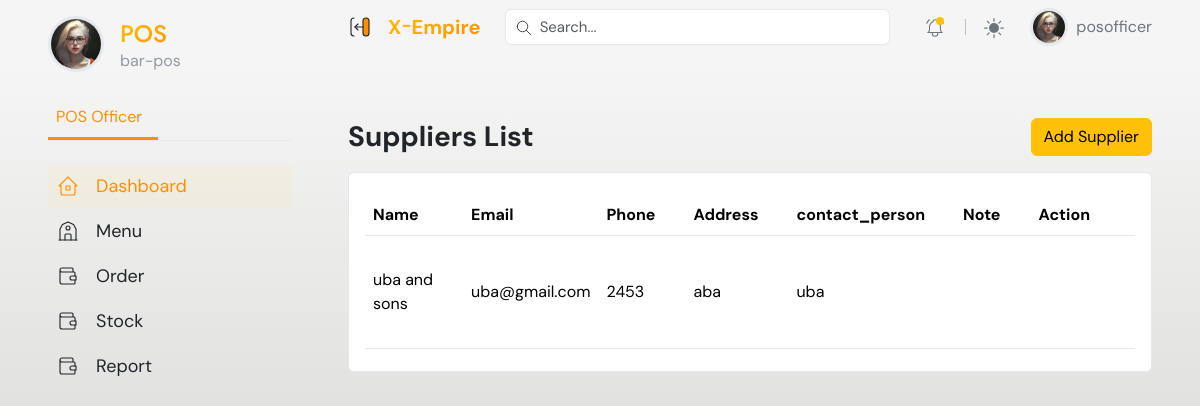
The app's page /inventory/suppliers/ (signed in) with its own data.
### accounts/models.py (models this page shows, shortened)
class User(AbstractUser):
    email = models.EmailField(unique=True)
    phone = models.CharField(max_length=100, null=True, blank=True)
    is_admin = models.BooleanField(default=False)
    is_supervisor = models.BooleanField(default=False)
    is_account_officer = models.BooleanField(default=False)
    is_frontdesk_officer = models.BooleanField(default=False)
    is_pos_officer = models.BooleanField(default=False)
    is_worker = models.BooleanField(default=False)
    active_status = models.BooleanField(default=False)
    t_and_c = models.BooleanField(default=False)

### hrm/models.py (models this page shows, shortened)
class Employee(models.Model):
    WorkerRoles = (
        ('front_desk', 'front_desk'),
        ('pos_staff', 'pos_staff'),
        ('hr_staff', 'hr_ataff'),
        ('manager', 'manager'),
        ('waiter', 'waiter'),
        ('supervisor', 'supervisor'),
        ('potter', 'potter'),
        ('accountant', 'accountant'),
        ('store_keeper', 'store_keeper'),
        ('security', 'security'),
    )
    user = models.OneToOneField(User, on_delete=models.CASCADE, related_name='employee_profile', null=True, blank=True)
    department_location = models.ForeignKey(DepartmentLocation, on_delete=models.CASCADE, related_name='employee_department',blank=True, null=True)
    role = models.CharField(max_length=50, choices=WorkerRoles, null=True, blank=True)
    emergency_contact_name = models.CharField(max_length=255, null=True, blank=True)
    emergency_contact_relationship = models.CharField(max_length=255, null=True, blank=True)
    emergency_contact_phone = models.CharField(max_length=20, null=True, blank=True, )
    skills = models.ManyToManyField('Skill', related_name='employees', blank=True)
    certifications = models.ManyToManyField('Certification', related_name='employees', blank=True)
    contract_type = models.CharField(max_length=50, choices=[('full_time', 'Full-Time'), ('part_time', 'Part-Time'), ('temporary', 'Temporary')], null=True, blank=True)
    contract_start_date = models.DateField(null=True, blank=True)
    contract_end_date = models.DateField(null=True, blank=True)
    contract_renewal_date = models.DateField(null=True, blank=True)

class DepartmentLocation(models.Model):
    department = models.ForeignKey(Department, on_delete=models.CASCADE, related_name='locations')
    name = models.CharField(max_length=100)
    description = models.TextField(blank=True, null=True)
    date_created = models.DateTimeField(auto_now_add=True)
    class Meta:
        unique_together = ('department', 'name')

### inventory/models.py (models this page shows, shortened)
class Supplier(models.Model):
    name = models.CharField(max_length=255)
    contact_person = models.CharField(max_length=255)
    email = models.EmailField(validators=[EmailValidator()], unique=True)
    notes = models.CharField(max_length=200, null=True, blank=True)
    phone = models.CharField(max_length=20)
    address = models.TextField()
    created_at = models.DateTimeField(auto_now_add=True)
    updated_at = models.DateTimeField(auto_now=True)

### inventory/views.py (the view)
# urls.py: path('suppliers/', views.supplier_list, name='supplier_list'),
def supplier_list(request):
    suppliers = Supplier.objects.all()
    form = SupplierForm()
    context =  {
        'suppliers': suppliers,
        'form':form
        }
    return render(request, 'pages/supplier_list.html',context)

### inventory/forms.py
class SupplierForm(forms.ModelForm):
    class Meta:
        model = Supplier
        fields = ['name', 'contact_person', 'email', 'notes', 'phone', 'address']
        widgets = {
            'name': forms.TextInput(attrs={'class': 'form-control', 'placeholder':'Suppliers name',}),
            'email': forms.EmailInput(attrs={'class': 'form-control', 'placeholder':'suppliers Email',}),
            'phone': forms.TextInput(attrs={'class': 'form-control', 'placeholder':'Suppliers Phone',}),
            'address': forms.Textarea(attrs={'class': 'form-control', 'rows': 3, 'placeholder':'suppliers Address',}),
            'contact_person': forms.TextInput(attrs={'class': 'form-control', 'placeholder':'Contact Persons Number',}),
            'notes': forms.Textarea(attrs={'class': 'form-control', 'placeholder':'additional information', 'rows': 2}),
        }

### inventory/templates/pages/supplier_list.html (shortened to what this page needs)
{% extends 'dashboard_base.html' %}
{% load static %}
{% block content %}
    <main class="container-fluid px-0">
        {% if request.user.is_admin %}
            {% include '../partials/menubars/admin_sidebar.html' %}
        {% elif request.user.is_supervisor %}
            {% include '../partials/menubars/supervisor_sidebar.html' %}
        {% elif request.user.is_account_officer %}
            {% include '../partials/menubars/accounting_sidebar.html' %}
        {% elif request.user.is_pos_officer %}
            {% include '../partials/menubars/pos_sidebar.html' %}
        {% else %}
            {% include '../partials/menubars/frontdesk_sidebar.html' %}
        {% endif %}
        <div class="content">
            {% include '../partials/top_header.html' %}
            <div class="px-xl-5 px-lg-4 px-3 py-3 mt-5 page-body">
                <div class="row g-3">
                    <div class="col-sm-12">
                        <div class="d-flex align-items-center justify-content-between flex-wrap">
                            <h3 class="fw-bold mb-0">Suppliers List</h3>
                            <div class="col-auto d-flex w-sm-100">
                                <button type="button" class="btn btn-warning" data-bs-toggle="modal" data-bs-target="#add-supplier">Add Supplier</button>
                            </div>
                        </div>
                    </div>
                    <div class="col-sm-12">
                        <div class="card">
                            <div class="card-body">
                                <table class="table dataTable align-middle table-hover table-body" style="width: 100%;">
                                    <thead>
                                        <tr>
                                            <th>Name</th>
                                            <th>Email</th>
                                            <th>Phone</th>
                                            <th>Address</th>
                                            <th> contact_person</th>
                                            <th>Note</th>
                                            <th>Action</th>
                                        </tr>
                                    </thead>
                                    <tbody>
                                        {% if suppliers %}
                                            {% for supplier in suppliers %}
                                                <tr>
                                                    <td>{{ supplier.name}}</td>
                                                    <td>{{supplier.email }}</td>
                                                    <td>{{ supplier.phone }}</td>
                                                    <td>{{ supplier.address}}</td>
                                                    <td>{{supplier.contact_person }}</td>
                                                    <td>{{ supplier.note }}</td>
                                                    <td>
                                                        <button type="button" class="btn" data-bs-toggle="modal" data-bs-target="#edit-amenity"><i class="fa fa-pencil-square fa-2x"></i></button>
                                                        <a href="#" data-url="{% url 'inventory:supplier_delete' 0 %}" onclick="deleteSupplier(event, {{ supplier.id }})" class="btn"><i class="fa fa-trash text-danger fa-2x"></i></a>
                                                    </td>
                                                </tr>
                                            {% endfor %}
                                        {% else %}
                                            <div class="text-center">
                                                <h4> No Supplier Added Yet! </h4>
                                            </div>
                                        {% endif %}
                                    </tbody>
                                </table>
                            </div>
                        </div>
                    </div>
                </div>
            </div>
        </div>
    </main>
{% endblock %}

### dashboard/templates/partials/menubars/pos_sidebar.html (shortened to what this page needs)
{% load static %}
<aside class="ps-xl-5 ps-lg-4 ps-3 pe-2 py-3 sidebar sticky-top" data-bs-theme="none">
  <nav class="navbar navbar-expand-xl py-0">
    <div
      class="offcanvas offcanvas-start"
      data-bs-scroll="true"
      tabindex="-1"
      id="offcanvas_Navbar"
    >
      <div class="offcanvas-body flex-column custom_scroll ps-4 ps-xl-0">
        <div class="d-flex align-items-start mb-4">
          <img
            class="avatar lg rounded-circle border border-3"
            src="../assets/images/profile_av.png"
            alt="avatar"
          />
          <div class="ms-3 mt-1">
            <h4 class="mb-0 text-gradient title-font">POS</h4>
            <span class="text-muted">  {{ request.user.employee_profile.department_location.name}} </span>
          </div>
        </div>
        <ul
          class="nav nav-tabs tab-dynamic px-0 mb-4"
          role="tablist"
          style="--dynamic-color: var(--accent-color)"
        >
          <li class="nav-item" role="presentation">
            <a
              class="ps-2 pe-3 nav-link active"
              data-bs-toggle="tab"
              href="#tab_hotels"
              role="tab"
              aria-selected="false"
              tabindex="-1"
            >POS Officer </a
              >
            </li>
          </ul>
          <div class="tab-content">
            <div
              class="tab-pane fade active show"
              id="tab_hotels"
              role="tabpanel"
            >
              <ul class="list-unstyled mb-4 menu-list">
                <li>
                  <a
                    class="active"
                    href="{% url 'dashboard:pos_user_dashboard' %}"
                    aria-label="Hotel Dashboard"
                  >
                    <span class="mx-3">Dashboard</span>
                  </a>
                </li>
                <li>
                  <a href="{% url 'pos:products' %}" aria-label="Hotel Front">
                    <span class="mx-3">Menu</span>
                  </a>
                </li>
                <li>
                  <a
                    href="{% url 'dashboard:pos_orders' %}"
                    aria-label="Transaction list"
                  >
                    <span class="mx-3">Order </span>
                  </a>
                </li>
                <li>
                  <a
                    href="{% url 'dashboard:received_stock' %}"
                    aria-label="Transaction list"
                  >
                    <span class="mx-3">Stock </span>
                  </a>
                </li>
                <li>
                  <a
                    href="#"
                    aria-label="Transaction list"
                  >
                    <span class="mx-3">Report</span>
                  </a>
                </li>
              </div>
            </div>
          </div>
        </div>
      </nav>
    </aside>

### dashboard/templates/partials/top_header.html (shortened to what this page needs)
{% load static %}
<header class="px-xl-5 px-lg-4 px-3 sticky-top" data-bs-theme="none">
    <div class="d-flex justify-content-between align-items-center py-2 w-100">
        <div class="d-flex align-items-center pe-4">
            <button class="btn d-xl-inline-flex d-none border-0 p-0 pe-2 sidebar-toggle-btn" type="button">
            </button>
            <a href="index.html" class="brand-icon text-decoration-none d-flex align-items-center" title="X-Empire Admin Template">
                <span class="fw-bold ps-2 fs-5 d-none d-xl-inline-flex text-gradient">X <small>-</small>Empire</span>
            </a>
        </div>
        <form class="dropdown main-search me-md-4 w-100 d-none d-md-inline-flex">
            <div class="w-100" data-bs-toggle="dropdown" data-bs-auto-close="outside">
                <input type="text" class="form-control" placeholder="Search..." aria-label="Search...">
            </div>
        </form>
        <ul class="header-menu flex-grow-1">
            <li class="nav-item dropdown px-md-1 d-none d-md-inline-flex">
                <a class="dropdown-toggle gray-6" href="#" role="button" data-bs-toggle="dropdown" aria-expanded="false" title="notification">
                    <span class="bullet-dot bg-primary animation-blink"></span>
                </a>
            </li>
            <li class="nav-item py-2 py-md-1 col-auto">
            </li>
            <li class="nav-item dropdown px-md-1">
                <a class="dropdown-toggle gray-6" href="#" id="bd-theme" data-bs-toggle="dropdown" aria-expanded="false">
                    <svg width="20" height="20" fill="currentColor" viewBox="0 0 24 24" class="theme-icon-active"><use href="#sun-fill"></use></svg>
                </a>
            </li>
            <li class="nav-item user ms-3">
                <a class="dropdown-toggle gray-6 d-flex text-decoration-none align-items-center lh-sm p-0" href="#" role="button" data-bs-toggle="dropdown" aria-expanded="false" title="User" data-bs-auto-close="outside">
                    {% if request.user.profile.image %}
                        <img class="avatar rounded-circle border border-3" src="{% static 'dashboard/assets/images/profile_av.png' %}" alt="profile image">
                    {% else %}
                        <img class="avatar rounded-circle border border-3" src="{% static 'dashboard/assets/images/profile_av.png' %}" alt="profile image">
                    {% endif %}
                    <span class="ms-2 fs-6 d-none d-sm-inline-flex">{{request.user.first_name}}</span>
                </a>
            </li>
        </ul>
    </div>
</header>

### records on screen
User: user.employee_profile.department_location.name "bar-pos", user.first_name "posofficer"
Supplier: name "uba and sons", email "uba@gmail.com", phone "2453", address "aba", contact_person "uba"
